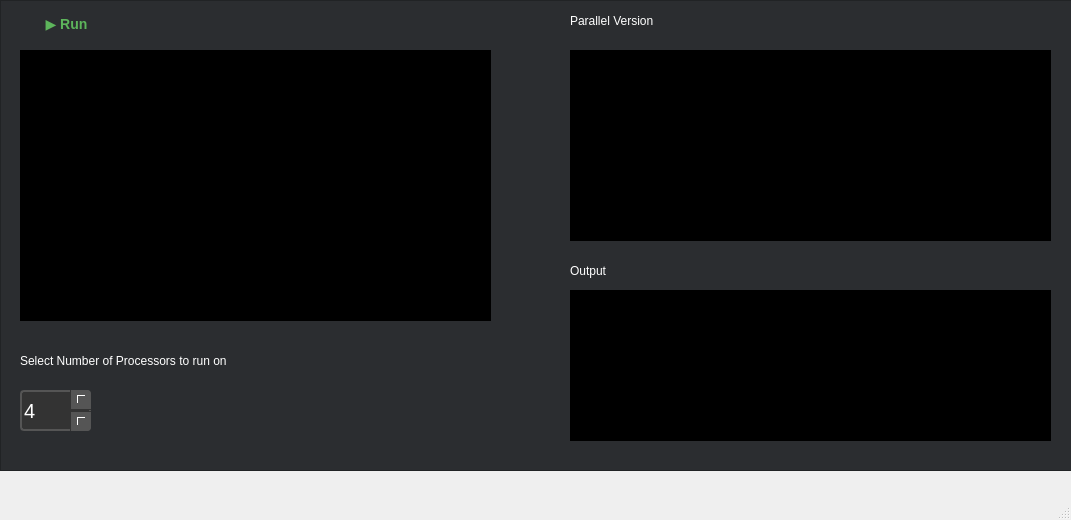
<?xml version="1.0" encoding="UTF-8"?>
<ui version="4.0">
 <class>MainWindow</class>
 <widget class="QMainWindow" name="MainWindow">
  <property name="geometry">
   <rect>
    <x>0</x>
    <y>0</y>
    <width>1071</width>
    <height>520</height>
   </rect>
  </property>
  <property name="windowTitle">
   <string>MainWindow</string>
  </property>
  <widget class="QWidget" name="centralwidget">
   <widget class="QFrame" name="frame">
    <property name="geometry">
     <rect>
      <x>0</x>
      <y>0</y>
      <width>1081</width>
      <height>471</height>
     </rect>
    </property>
    <property name="palette">
     <palette>
      <active>
       <colorrole role="Button">
        <brush brushstyle="SolidPattern">
         <color alpha="255">
          <red>43</red>
          <green>45</green>
          <blue>48</blue>
         </color>
        </brush>
       </colorrole>
       <colorrole role="Base">
        <brush brushstyle="SolidPattern">
         <color alpha="255">
          <red>43</red>
          <green>45</green>
          <blue>48</blue>
         </color>
        </brush>
       </colorrole>
       <colorrole role="Window">
        <brush brushstyle="SolidPattern">
         <color alpha="255">
          <red>43</red>
          <green>45</green>
          <blue>48</blue>
         </color>
        </brush>
       </colorrole>
      </active>
      <inactive>
       <colorrole role="Button">
        <brush brushstyle="SolidPattern">
         <color alpha="255">
          <red>43</red>
          <green>45</green>
          <blue>48</blue>
         </color>
        </brush>
       </colorrole>
       <colorrole role="Base">
        <brush brushstyle="SolidPattern">
         <color alpha="255">
          <red>43</red>
          <green>45</green>
          <blue>48</blue>
         </color>
        </brush>
       </colorrole>
       <colorrole role="Window">
        <brush brushstyle="SolidPattern">
         <color alpha="255">
          <red>43</red>
          <green>45</green>
          <blue>48</blue>
         </color>
        </brush>
       </colorrole>
      </inactive>
      <disabled>
       <colorrole role="Button">
        <brush brushstyle="SolidPattern">
         <color alpha="255">
          <red>43</red>
          <green>45</green>
          <blue>48</blue>
         </color>
        </brush>
       </colorrole>
       <colorrole role="Base">
        <brush brushstyle="SolidPattern">
         <color alpha="255">
          <red>43</red>
          <green>45</green>
          <blue>48</blue>
         </color>
        </brush>
       </colorrole>
       <colorrole role="Window">
        <brush brushstyle="SolidPattern">
         <color alpha="255">
          <red>43</red>
          <green>45</green>
          <blue>48</blue>
         </color>
        </brush>
       </colorrole>
      </disabled>
     </palette>
    </property>
    <property name="autoFillBackground">
     <bool>false</bool>
    </property>
    <property name="styleSheet">
     <string notr="true">
background-color: rgb(43, 45, 48);</string>
    </property>
    <property name="frameShape">
     <enum>QFrame::Shape::StyledPanel</enum>
    </property>
    <property name="frameShadow">
     <enum>QFrame::Shadow::Raised</enum>
    </property>
    <widget class="QTextEdit" name="inputCode">
     <property name="geometry">
      <rect>
       <x>20</x>
       <y>50</y>
       <width>471</width>
       <height>271</height>
      </rect>
     </property>
     <property name="font">
      <font>
       <family>Segoe UI</family>
       <pointsize>10</pointsize>
       <italic>false</italic>
       <bold>false</bold>
      </font>
     </property>
     <property name="autoFillBackground">
      <bool>false</bool>
     </property>
     <property name="styleSheet">
      <string notr="true">background-color: rgb(0, 0, 0);
font: 10pt &quot;Segoe UI&quot;;
color: rgb(255, 255, 255);</string>
     </property>
     <property name="html">
      <string>&lt;!DOCTYPE HTML PUBLIC &quot;-//W3C//DTD HTML 4.0//EN&quot; &quot;http://www.w3.org/TR/REC-html40/strict.dtd&quot;&gt;
&lt;html&gt;&lt;head&gt;&lt;meta name=&quot;qrichtext&quot; content=&quot;1&quot; /&gt;&lt;meta charset=&quot;utf-8&quot; /&gt;&lt;style type=&quot;text/css&quot;&gt;
p, li { white-space: pre-wrap; }
hr { height: 1px; border-width: 0; }
li.unchecked::marker { content: &quot;\2610&quot;; }
li.checked::marker { content: &quot;\2612&quot;; }
&lt;/style&gt;&lt;/head&gt;&lt;body style=&quot; font-family:'Segoe UI'; font-size:10pt; font-weight:400; font-style:normal;&quot;&gt;
&lt;p style=&quot;-qt-paragraph-type:empty; margin-top:0px; margin-bottom:0px; margin-left:0px; margin-right:0px; -qt-block-indent:0; text-indent:0px;&quot;&gt;&lt;br /&gt;&lt;/p&gt;&lt;/body&gt;&lt;/html&gt;</string>
     </property>
    </widget>
    <widget class="QLabel" name="label_2">
     <property name="geometry">
      <rect>
       <x>570</x>
       <y>10</y>
       <width>151</width>
       <height>21</height>
      </rect>
     </property>
     <property name="styleSheet">
      <string notr="true">color: rgb(255, 255, 255);
background-color: rgb(43, 45, 48);
font: 700 12pt &quot;Segoe UI&quot;;</string>
     </property>
     <property name="text">
      <string>Parallel Version</string>
     </property>
    </widget>
    <widget class="QLabel" name="label_3">
     <property name="geometry">
      <rect>
       <x>570</x>
       <y>260</y>
       <width>71</width>
       <height>21</height>
      </rect>
     </property>
     <property name="styleSheet">
      <string notr="true">color: rgb(255, 255, 255);
background-color: rgb(43, 45, 48);
font: 700 12pt &quot;Segoe UI&quot;;</string>
     </property>
     <property name="text">
      <string>Output</string>
     </property>
    </widget>
    <widget class="QTextEdit" name="parallelCode">
     <property name="geometry">
      <rect>
       <x>570</x>
       <y>50</y>
       <width>481</width>
       <height>191</height>
      </rect>
     </property>
     <property name="font">
      <font>
       <family>Segoe UI</family>
       <pointsize>10</pointsize>
       <italic>false</italic>
       <bold>false</bold>
      </font>
     </property>
     <property name="autoFillBackground">
      <bool>false</bool>
     </property>
     <property name="styleSheet">
      <string notr="true">background-color: rgb(0, 0, 0);
font: 10pt &quot;Segoe UI&quot;;
color: rgb(255, 255, 255);</string>
     </property>
     <property name="html">
      <string>&lt;!DOCTYPE HTML PUBLIC &quot;-//W3C//DTD HTML 4.0//EN&quot; &quot;http://www.w3.org/TR/REC-html40/strict.dtd&quot;&gt;
&lt;html&gt;&lt;head&gt;&lt;meta name=&quot;qrichtext&quot; content=&quot;1&quot; /&gt;&lt;meta charset=&quot;utf-8&quot; /&gt;&lt;style type=&quot;text/css&quot;&gt;
p, li { white-space: pre-wrap; }
hr { height: 1px; border-width: 0; }
li.unchecked::marker { content: &quot;\2610&quot;; }
li.checked::marker { content: &quot;\2612&quot;; }
&lt;/style&gt;&lt;/head&gt;&lt;body style=&quot; font-family:'Segoe UI'; font-size:10pt; font-weight:400; font-style:normal;&quot;&gt;
&lt;p style=&quot;-qt-paragraph-type:empty; margin-top:0px; margin-bottom:0px; margin-left:0px; margin-right:0px; -qt-block-indent:0; text-indent:0px;&quot;&gt;&lt;br /&gt;&lt;/p&gt;&lt;/body&gt;&lt;/html&gt;</string>
     </property>
    </widget>
    <widget class="QTextEdit" name="outputLog">
     <property name="geometry">
      <rect>
       <x>570</x>
       <y>290</y>
       <width>481</width>
       <height>151</height>
      </rect>
     </property>
     <property name="font">
      <font>
       <family>Segoe UI</family>
       <pointsize>10</pointsize>
       <italic>false</italic>
       <bold>false</bold>
      </font>
     </property>
     <property name="autoFillBackground">
      <bool>false</bool>
     </property>
     <property name="styleSheet">
      <string notr="true">background-color: rgb(0, 0, 0);
font: 10pt &quot;Segoe UI&quot;;
color: rgb(255, 255, 255);</string>
     </property>
     <property name="html">
      <string>&lt;!DOCTYPE HTML PUBLIC &quot;-//W3C//DTD HTML 4.0//EN&quot; &quot;http://www.w3.org/TR/REC-html40/strict.dtd&quot;&gt;
&lt;html&gt;&lt;head&gt;&lt;meta name=&quot;qrichtext&quot; content=&quot;1&quot; /&gt;&lt;meta charset=&quot;utf-8&quot; /&gt;&lt;style type=&quot;text/css&quot;&gt;
p, li { white-space: pre-wrap; }
hr { height: 1px; border-width: 0; }
li.unchecked::marker { content: &quot;\2610&quot;; }
li.checked::marker { content: &quot;\2612&quot;; }
&lt;/style&gt;&lt;/head&gt;&lt;body style=&quot; font-family:'Segoe UI'; font-size:10pt; font-weight:400; font-style:normal;&quot;&gt;
&lt;p style=&quot;-qt-paragraph-type:empty; margin-top:0px; margin-bottom:0px; margin-left:0px; margin-right:0px; -qt-block-indent:0; text-indent:0px;&quot;&gt;&lt;br /&gt;&lt;/p&gt;&lt;/body&gt;&lt;/html&gt;</string>
     </property>
    </widget>
    <widget class="QSpinBox" name="procCount">
     <property name="geometry">
      <rect>
       <x>20</x>
       <y>390</y>
       <width>71</width>
       <height>41</height>
      </rect>
     </property>
     <property name="font">
      <font>
       <pointsize>15</pointsize>
      </font>
     </property>
     <property name="styleSheet">
      <string notr="true">/* 1. Style the Main Box */
QSpinBox {
    color: white;
    background-color: #333333;   /* Dark background */
    border: 2px solid #555555;   /* Gray border */
    border-radius: 4px;          /* Rounded corners */
    padding-right: 20px;         /* Make room for the buttons on the right */
    selection-background-color: #0078d7;
}

/* 2. Style the UP Button */
QSpinBox::up-button {
    subcontrol-origin: border;
    subcontrol-position: top right; /* Pin to top-right */
    width: 20px;                    /* Width of the button */
    
    background: #555555;            /* Button Color */
    border-left: 1px solid #333333; /* Separator line */
    border-bottom: 1px solid #333333;
    border-top-right-radius: 4px;
}

/* 3. Style the DOWN Button */
QSpinBox::down-button {
    subcontrol-origin: border;
    subcontrol-position: bottom right; /* Pin to bottom-right */
    width: 20px;
    
    background: #555555;
    border-left: 1px solid #333333;
    border-top: 1px solid #333333;
    border-bottom-right-radius: 4px;
}

/* 4. Add Hover Effects (So you know it's clickable) */
QSpinBox::up-button:hover, QSpinBox::down-button:hover {
    background: #777777;
}

QSpinBox::up-button:pressed, QSpinBox::down-button:pressed {
    background: #999999;
}

/* 5. Force Arrows to be visible (Optional, depending on your system) */
QSpinBox::up-arrow, QSpinBox::down-arrow {
    width: 7px;
    height: 7px;
    background: none; 
    border-left: 1px solid white;  /* Draw a simple arrow using borders */
    border-top: 1px solid white;   /* (This creates a 'V' shape) */
}

QSpinBox::up-arrow { 
    image: none; 
    transform: rotate(-45deg);     /* Point up */
    margin-top: 1px;
}

QSpinBox::down-arrow { 
    image: none; 
    transform: rotate(135deg);     /* Point down */
    margin-bottom: 1px;
}</string>
     </property>
     <property name="minimum">
      <number>1</number>
     </property>
     <property name="value">
      <number>4</number>
     </property>
    </widget>
    <widget class="QLabel" name="label_5">
     <property name="geometry">
      <rect>
       <x>20</x>
       <y>350</y>
       <width>381</width>
       <height>21</height>
      </rect>
     </property>
     <property name="styleSheet">
      <string notr="true">color: rgb(255, 255, 255);
background-color: rgb(43, 45, 48);
font: 700 12pt &quot;Segoe UI&quot;;</string>
     </property>
     <property name="text">
      <string>Select Number of Processors to run on</string>
     </property>
    </widget>
    <widget class="QPushButton" name="runButton">
     <property name="geometry">
      <rect>
       <x>20</x>
       <y>10</y>
       <width>93</width>
       <height>29</height>
      </rect>
     </property>
     <property name="font">
      <font>
       <family>Segoe UI</family>
       <pointsize>-1</pointsize>
       <bold>true</bold>
      </font>
     </property>
     <property name="styleSheet">
      <string notr="true">QPushButton {
    /* VS Dark Gray Background */
    background-color: rgb(43, 45, 48);
    
    /* VS Green for the text/icon */
    color: #5db55b;  
    
    /* Subtle border to match the IDE look */
    border: rgb(43, 45, 48);
    border-radius: 2px;
    
    /* Spacing and Font */
    padding: 5px 15px;
    font-family: &quot;Segoe UI&quot;, sans-serif;
    font-size: 14px;
    font-weight: bold;
}

QPushButton:hover {
    /* Lighter gray when hovering */
    background-color: #3e3e40;
    border-color: #999999;
}

QPushButton:pressed {
    /* Darker or Blue-ish accent when clicked */
    background-color: #007acc;
    color: white;
    border-color: #007acc;
}</string>
     </property>
     <property name="text">
      <string>▶ Run</string>
     </property>
    </widget>
   </widget>
  </widget>
  <widget class="QMenuBar" name="menubar">
   <property name="geometry">
    <rect>
     <x>0</x>
     <y>0</y>
     <width>1071</width>
     <height>26</height>
    </rect>
   </property>
  </widget>
  <widget class="QStatusBar" name="statusbar"/>
 </widget>
 <resources/>
 <connections/>
</ui>
